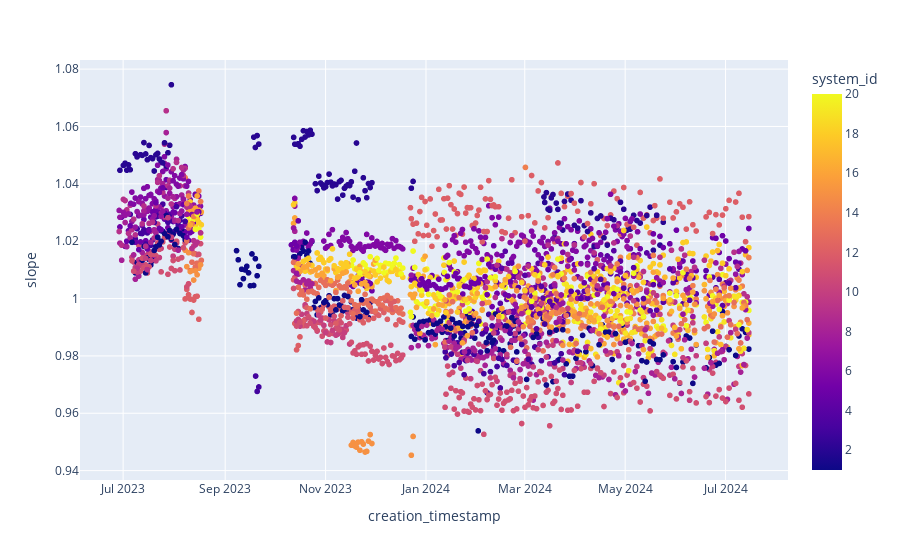
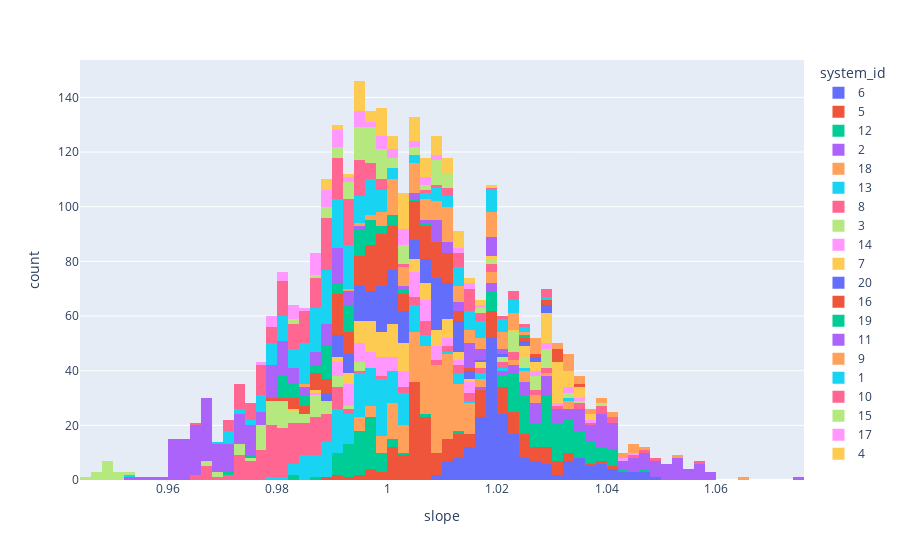
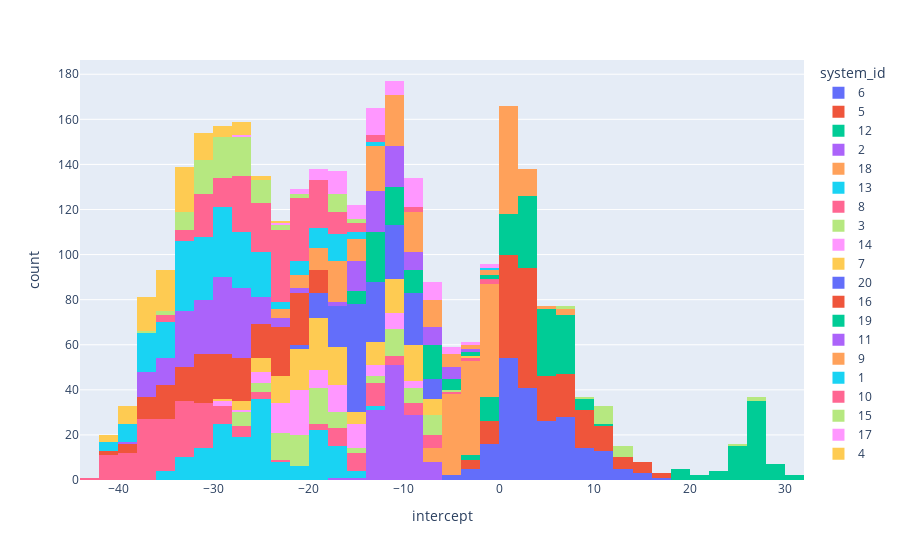

Notebook code for these charts, in order:
### Code cell
fig = px.scatter(df_slope_intercept.filter((pl.col("slope") > 0.7) & (pl.col("slope") < 1.1)), x="creation_timestamp", y = "slope", color = "system_id")
fig.show()
fig = px.histogram(df_slope_intercept.filter((pl.col("slope") > 0.7) & (pl.col("slope") < 1.1)), x="slope", color = "system_id")
fig.show()
fig = px.histogram(df_slope_intercept.filter((pl.col("intercept") < 100) & (pl.col("intercept") > -100)), x="intercept", color = "system_id")
fig.show()

### Figure 1 — Plotly figure (JSON) as saved in the notebook; plotly's stock layout.template omitted (floating-point values rounded to 4 significant figures; data arrays with more than 128 entries replaced by an {"elided": "..."} marker saying what was removed)
{"data": [{"hovertemplate": "creation_timestamp=%{x}<br>slope=%{y}<br>system_id=%{marker.color}<extra></extra>", "legendgroup": "", "marker": {"color": {"elided": "3020 int values"}, "coloraxis": "coloraxis", "symbol": "circle"}, "mode": "markers", "name": "", "showlegend": false, "type": "scattergl", "x": {"elided": "3020 str values"}, "xaxis": "x", "y": {"elided": "3020 float values"}, "yaxis": "y"}], "layout": {"coloraxis": {"colorbar": {"title": {"text": "system_id"}}, "colorscale": [[0, "#0d0887"], [0.1111, "#46039f"], [0.2222, "#7201a8"], [0.3333, "#9c179e"], [0.4444, "#bd3786"], [0.5556, "#d8576b"], [0.6667, "#ed7953"], [0.7778, "#fb9f3a"], [0.8889, "#fdca26"], [1, "#f0f921"]]}, "legend": {"tracegroupgap": 0}, "margin": {"t": 60}, "xaxis": {"anchor": "y", "domain": [0, 1], "title": {"text": "creation_timestamp"}}, "yaxis": {"anchor": "x", "domain": [0, 1], "title": {"text": "slope"}}}}

### Figure 2 — Plotly figure (JSON) as saved in the notebook; plotly's stock layout.template omitted (floating-point values rounded to 4 significant figures; data arrays with more than 128 entries replaced by an {"elided": "..."} marker saying what was removed)
{"data": [{"alignmentgroup": "True", "bingroup": "x", "hovertemplate": "system_id=6<br>slope=%{x}<br>count=%{y}<extra></extra>", "legendgroup": "6", "marker": {"color": "#636efa", "pattern": {"shape": ""}}, "name": "6", "offsetgroup": "6", "orientation": "v", "showlegend": true, "type": "histogram", "x": {"elided": "208 float values"}, "xaxis": "x", "yaxis": "y"}, {"alignmentgroup": "True", "bingroup": "x", "hovertemplate": "system_id=5<br>slope=%{x}<br>count=%{y}<extra></extra>", "legendgroup": "5", "marker": {"color": "#EF553B", "pattern": {"shape": ""}}, "name": "5", "offsetgroup": "5", "orientation": "v", "showlegend": true, "type": "histogram", "x": {"elided": "192 float values"}, "xaxis": "x", "yaxis": "y"}, {"alignmentgroup": "True", "bingroup": "x", "hovertemplate": "system_id=12<br>slope=%{x}<br>count=%{y}<extra></extra>", "legendgroup": "12", "marker": {"color": "#00cc96", "pattern": {"shape": ""}}, "name": "12", "offsetgroup": "12", "orientation": "v", "showlegend": true, "type": "histogram", "x": {"elided": "195 float values"}, "xaxis": "x", "yaxis": "y"}, {"alignmentgroup": "True", "bingroup": "x", "hovertemplate": "system_id=2<br>slope=%{x}<br>count=%{y}<extra></extra>", "legendgroup": "2", "marker": {"color": "#ab63fa", "pattern": {"shape": ""}}, "name": "2", "offsetgroup": "2", "orientation": "v", "showlegend": true, "type": "histogram", "x": [1.056, 1.049, 1.054, 1.044, 1.05, 1.048, 1.039, 1.041, 1.043, 1.043, 1.037, 1.027, 1.029, 1.024, 1.053, 1.05, 1.05, 1.047, 1.053, 1.054, 1.049, 1.05, 1.054, 1.053, 1.045, 1.034, 1.039, 1.04, 1.041, 1.04, 1.036, 1.024, 1.025, 1.019, 1.028, 1.059, 1.057, 1.046, 1.049, 1.039, 1.039, 1.04, 1.026, 1.034, 1.028, 1.031, 1.026, 1.027, 1.032, 1.05, 1.057, 1.047, 1.059, 1.048, 1.045, 1.038, 1.04, 1.035, 1.033, 1.026, 1.018, 1.021, 1.019, 1.029, 1.035, 1.039, 1.04, 1.042, 1.041, 1.021, 1.031, 1.023, 1.025, 1.034, 1.027, 1.029, 1.03, 1.054, 1.054, 1.057, 1.054, 1.045, 1.053, 1.035, 1.044, 1.038, 1.041, 1.031, 1.034, 1.035, 1.025, 1.017, 1.028, 1.024, 1.056, 1.075, 1.056, 1.054, 1.047, 1.051, 1.036, 1.04, 1.04, 1.04, 1.038, 1.034, 1.029, 1.051, 1.058, 1.046, 1.049, 1.056, 1.04, 1.039, 1.035, 1.041, 1.038, 1.034, 1.026, 1.036, 1.031], "xaxis": "x", "yaxis": "y"}, {"alignmentgroup": "True", "bingroup": "x", "hovertemplate": "system_id=18<br>slope=%{x}<br>count=%{y}<extra></extra>", "legendgroup": "18", "marker": {"color": "#FFA15A", "pattern": {"shape": ""}}, "name": "18", "offsetgroup": "18", "orientation": "v", "showlegend": true, "type": "histogram", "x": {"elided": "192 float values"}, "xaxis": "x", "yaxis": "y"}, {"alignmentgroup": "True", "bingroup": "x", "hovertemplate": "system_id=13<br>slope=%{x}<br>count=%{y}<extra></extra>", "legendgroup": "13", "marker": {"color": "#19d3f3", "pattern": {"shape": ""}}, "name": "13", "offsetgroup": "13", "orientation": "v", "showlegend": true, "type": "histogram", "x": {"elided": "163 float values"}, "xaxis": "x", "yaxis": "y"}, {"alignmentgroup": "True", "bingroup": "x", "hovertemplate": "system_id=8<br>slope=%{x}<br>count=%{y}<extra></extra>", "legendgroup": "8", "marker": {"color": "#FF6692", "pattern": {"shape": ""}}, "name": "8", "offsetgroup": "8", "orientation": "v", "showlegend": true, "type": "histogram", "x": {"elided": "184 float values"}, "xaxis": "x", "yaxis": "y"}, {"alignmentgroup": "True", "bingroup": "x", "hovertemplate": "system_id=3<br>slope=%{x}<br>count=%{y}<extra></extra>", "legendgroup": "3", "marker": {"color": "#B6E880", "pattern": {"shape": ""}}, "name": "3", "offsetgroup": "3", "orientation": "v", "showlegend": true, "type": "histogram", "x": [1.039, 1.027, 1.023, 1.024, 0.9676, 0.9909, 0.9734, 0.9837, 0.977, 0.9819, 0.986, 1.023, 1.019, 1.021, 0.9882, 0.9882, 0.9877, 0.9869, 0.9784, 0.9955, 0.9763, 0.9832, 0.9848, 0.9688, 1.027, 1.027, 1.024, 1.024, 0.9813, 0.9883, 0.9766, 0.9885, 0.9867, 0.9865, 0.9745, 1.029, 1.029, 1.024, 1.023, 1.023, 1.019, 0.9806, 0.9814, 0.9813, 0.9771, 0.9785, 0.9788, 1.03, 1.033, 1.035, 1.028, 1.027, 1.026, 1.024, 0.9793, 0.9777, 0.981, 0.9784, 0.9846, 0.9735, 0.9886, 0.9778, 0.9921, 0.9945, 0.9852, 1.029, 0.973, 0.9672, 0.9773, 0.9875, 0.9797, 0.9783, 0.9805, 0.9831, 0.9905, 1.027, 1.032, 1.02, 1.023, 0.9775, 0.984, 0.9911, 0.9904, 1.029, 1.029, 0.9692, 0.9814, 0.9738, 0.9767, 0.9789, 0.9807, 0.9878, 0.9816, 0.9945, 0.9879, 0.9792], "xaxis": "x", "yaxis": "y"}, {"alignmentgroup": "True", "bingroup": "x", "hovertemplate": "system_id=14<br>slope=%{x}<br>count=%{y}<extra></extra>", "legendgroup": "14", "marker": {"color": "#FF97FF", "pattern": {"shape": ""}}, "name": "14", "offsetgroup": "14", "orientation": "v", "showlegend": true, "type": "histogram", "x": [1.042, 1.029, 0.9936, 1.011, 0.9932, 0.9935, 0.9945, 1.001, 0.9947, 1.009, 1.004, 0.9924, 1.004, 1.005, 0.9993, 1.004, 1.034, 0.9948, 0.9961, 1.006, 1.014, 1.011, 1.031, 1.038, 1.028, 0.9907, 0.988, 0.9948, 1.014, 0.9969, 0.9998, 0.9999, 1.0, 0.9918, 1.007, 0.9912, 0.9952, 0.9972, 1.009, 1.005, 1.003, 1.005, 0.9926, 1.006, 0.9948, 0.9929, 1.008, 0.9957, 0.9997, 1.013, 1.001, 1.036, 1.026, 0.9923, 1.012, 1.004, 1.009, 1.007, 0.9986, 1.006, 0.9964, 1.003, 1.001, 0.9937, 0.9976, 1.014, 0.9997, 0.99, 0.9977, 1.007, 1.008, 1.004, 1.015, 1.003, 1.006, 1.033, 1.029, 1.046, 0.999, 0.9901, 1.004, 1.01, 1.007, 1.003, 1.007, 1.001, 1.006], "xaxis": "x", "yaxis": "y"}, {"alignmentgroup": "True", "bingroup": "x", "hovertemplate": "system_id=7<br>slope=%{x}<br>count=%{y}<extra></extra>", "legendgroup": "7", "marker": {"color": "#FECB52", "pattern": {"shape": ""}}, "name": "7", "offsetgroup": "7", "orientation": "v", "showlegend": true, "type": "histogram", "x": {"elided": "135 float values"}, "xaxis": "x", "yaxis": "y"}, {"alignmentgroup": "True", "bingroup": "x", "hovertemplate": "system_id=20<br>slope=%{x}<br>count=%{y}<extra></extra>", "legendgroup": "20", "marker": {"color": "#636efa", "pattern": {"shape": ""}}, "name": "20", "offsetgroup": "20", "orientation": "v", "showlegend": true, "type": "histogram", "x": {"elided": "162 float values"}, "xaxis": "x", "yaxis": "y"}, {"alignmentgroup": "True", "bingroup": "x", "hovertemplate": "system_id=16<br>slope=%{x}<br>count=%{y}<extra></extra>", "legendgroup": "16", "marker": {"color": "#EF553B", "pattern": {"shape": ""}}, "name": "16", "offsetgroup": "16", "orientation": "v", "showlegend": true, "type": "histogram", "x": {"elided": "177 float values"}, "xaxis": "x", "yaxis": "y"}, {"alignmentgroup": "True", "bingroup": "x", "hovertemplate": "system_id=19<br>slope=%{x}<br>count=%{y}<extra></extra>", "legendgroup": "19", "marker": {"color": "#00cc96", "pattern": {"shape": ""}}, "name": "19", "offsetgroup": "19", "orientation": "v", "showlegend": true, "type": "histogram", "x": [1.025, 0.9911, 0.9847, 0.9898, 0.9838, 0.9963, 0.9921, 0.9979, 0.9936, 0.9847, 0.9937, 0.9978, 0.9883, 0.9874, 0.9818, 0.9979, 1.0, 0.993, 0.9823, 0.9907, 0.9883, 0.9919, 0.9956, 0.9956, 1.004, 0.9957, 0.9863, 0.9831, 0.9978, 1.002, 0.9884, 0.9891, 1.004, 0.9805, 0.9949, 0.9965, 0.9826, 0.9852, 1.008, 0.9898, 0.9984, 1.001, 0.9895, 0.9896, 0.9946, 0.9807, 0.9805, 0.9804, 0.9979, 0.9818, 0.9914, 0.9884, 0.9817, 0.9881, 1.001, 0.994, 0.9979, 0.9707, 0.989, 0.9748, 0.993, 0.9975, 0.9853, 0.9952, 0.9879, 0.9929, 1.005, 0.9995, 0.9941, 0.9805, 1.001, 0.9892, 0.9926, 0.9836, 0.996, 0.9931, 0.9931, 0.9953, 0.9931], "xaxis": "x", "yaxis": "y"}, {"alignmentgroup": "True", "bingroup": "x", "hovertemplate": "system_id=11<br>slope=%{x}<br>count=%{y}<extra></extra>", "legendgroup": "11", "marker": {"color": "#ab63fa", "pattern": {"shape": ""}}, "name": "11", "offsetgroup": "11", "orientation": "v", "showlegend": true, "type": "histogram", "x": {"elided": "229 float values"}, "xaxis": "x", "yaxis": "y"}, {"alignmentgroup": "True", "bingroup": "x", "hovertemplate": "system_id=9<br>slope=%{x}<br>count=%{y}<extra></extra>", "legendgroup": "9", "marker": {"color": "#FFA15A", "pattern": {"shape": ""}}, "name": "9", "offsetgroup": "9", "orientation": "v", "showlegend": true, "type": "histogram", "x": {"elided": "137 float values"}, "xaxis": "x", "yaxis": "y"}, {"alignmentgroup": "True", "bingroup": "x", "hovertemplate": "system_id=1<br>slope=%{x}<br>count=%{y}<extra></extra>", "legendgroup": "1", "marker": {"color": "#19d3f3", "pattern": {"shape": ""}}, "name": "1", "offsetgroup": "1", "orientation": "v", "showlegend": true, "type": "histogram", "x": {"elided": "216 float values"}, "xaxis": "x", "yaxis": "y"}, {"alignmentgroup": "True", "bingroup": "x", "hovertemplate": "system_id=10<br>slope=%{x}<br>count=%{y}<extra></extra>", "legendgroup": "10", "marker": {"color": "#FF6692", "pattern": {"shape": ""}}, "name": "10", "offsetgroup": "10", "orientation": "v", "showlegend": true, "type": "histogram", "x": {"elided": "187 float values"}, "xaxis": "x", "yaxis": "y"}, {"alignmentgroup": "True", "bingroup": "x", "hovertemplate": "system_id=15<br>slope=%{x}<br>count=%{y}<extra></extra>", "legendgroup": "15", "marker": {"color": "#B6E880", "pattern": {"shape": ""}}, "name": "15", "offsetgroup": "15", "orientation": "v", "showlegend": true, "type": "histogram", "x": [1.006, 0.9501, 0.9972, 1.007, 0.9917, 0.9974, 0.9945, 1.008, 0.9974, 1.003, 0.9994, 1.009, 0.9952, 0.9495, 0.9454, 0.984, 1.002, 0.9861, 0.9884, 1.004, 0.9932, 0.9958, 1.017, 1.008, 0.9471, 1.0, 1.008, 0.9975, 0.9976, 0.9897, 0.9998, 0.992, 0.9981, 1.002, 1.004, 0.9973, 1.01, 1.009, 0.9482, 0.9492, 0.9526, 0.995, 0.9985, 0.9946, 1.0, 0.9997, 0.9989, 0.992, 0.9486, 0.997, 1.003, 0.9902, 0.9888, 0.9944, 1.009, 1.011, 0.9467, 0.9503, 0.9941, 1.004, 1.01, 0.9973, 0.9954, 1.006, 0.9973, 0.9911, 0.9956, 0.9976, 0.9982, 0.9887, 1.016, 1.012, 0.9498, 0.95, 0.9519, 0.9973, 0.9923, 0.9981, 0.9956, 0.998, 1.003, 0.9999, 1.0, 1.003, 0.9968, 1.01, 1.011, 0.9465, 0.9489, 0.9946, 1.01, 0.9837, 0.993, 0.992, 0.9938, 0.9981, 0.9949, 1.003, 1.011, 0.998], "xaxis": "x", "yaxis": "y"}, {"alignmentgroup": "True", "bingroup": "x", "hovertemplate": "system_id=17<br>slope=%{x}<br>count=%{y}<extra></extra>", "legendgroup": "17", "marker": {"color": "#FF97FF", "pattern": {"shape": ""}}, "name": "17", "offsetgroup": "17", "orientation": "v", "showlegend": true, "type": "histogram", "x": [0.9794, 0.9868, 1.007, 0.9902, 0.9795, 1.003, 1.001, 1.015, 0.992, 0.9944, 0.9915, 1.013, 0.9892, 0.9808, 0.9984, 0.9916, 0.9858, 0.9987, 0.984, 0.9959, 1.004, 0.984, 0.9781, 0.9801, 0.9766, 1.002, 0.9886, 1.017, 0.988, 0.9877, 0.9873, 0.9972, 0.9941, 0.9919, 0.9937, 1.005, 0.9991, 0.99, 0.9874, 1.0, 0.9873, 1.009, 0.9966, 0.9945, 0.9795, 0.9861, 1.005, 0.9929, 1.014, 0.9826, 1.003, 0.9945, 1.003, 1.002, 0.984, 0.9955, 0.9889, 0.9909, 0.9869, 1.008, 1.014, 1.008, 0.9807, 1.007, 1.003, 0.9866, 0.9825, 0.9999, 0.9983, 0.9897], "xaxis": "x", "yaxis": "y"}, {"alignmentgroup": "True", "bingroup": "x", "hovertemplate": "system_id=4<br>slope=%{x}<br>count=%{y}<extra></extra>", "legendgroup": "4", "marker": {"color": "#FECB52", "pattern": {"shape": ""}}, "name": "4", "offsetgroup": "4", "orientation": "v", "showlegend": true, "type": "histogram", "x": [1.015, 0.9951, 1.008, 1.002, 0.9983, 1.019, 0.9968, 0.9981, 1.012, 1.001, 0.9913, 1.006, 1.012, 1.009, 0.9954, 1.012, 1.003, 1.007, 1.006, 1.016, 0.9982, 0.9952, 1.009, 1.005, 1.008, 1.009, 1.003, 1.01, 1.012, 1.013, 0.9951, 1.004, 0.9943, 1.004, 1.002, 1.008, 0.9881, 1.017, 0.9957, 1.007, 1.002, 1.007, 1.005, 1.01, 0.9888, 0.9919, 0.9955, 1.011, 1.006, 0.9952, 1.011, 1.0, 1.004, 1.004, 0.9997, 1.013, 0.9994, 1.007, 1.009, 0.9894, 0.9894, 1.004, 1.01, 1.008, 1.003, 1.003, 1.005, 1.004, 0.9987, 1.011, 1.0, 1.0, 1.004, 0.9976, 0.9959, 1.007, 0.9994, 0.997, 0.9985, 1.003, 0.9947, 1.005, 0.9976, 1.016, 0.9924, 1.0, 0.999, 1.004, 0.9957, 1.01], "xaxis": "x", "yaxis": "y"}], "layout": {"barmode": "relative", "legend": {"title": {"text": "system_id"}, "tracegroupgap": 0}, "margin": {"t": 60}, "xaxis": {"anchor": "y", "domain": [0, 1], "title": {"text": "slope"}}, "yaxis": {"anchor": "x", "domain": [0, 1], "title": {"text": "count"}}}}

### Figure 3 — Plotly figure (JSON) as saved in the notebook; plotly's stock layout.template omitted (floating-point values rounded to 4 significant figures; data arrays with more than 128 entries replaced by an {"elided": "..."} marker saying what was removed)
{"data": [{"alignmentgroup": "True", "bingroup": "x", "hovertemplate": "system_id=6<br>intercept=%{x}<br>count=%{y}<extra></extra>", "legendgroup": "6", "marker": {"color": "#636efa", "pattern": {"shape": ""}}, "name": "6", "offsetgroup": "6", "orientation": "v", "showlegend": true, "type": "histogram", "x": {"elided": "208 float values"}, "xaxis": "x", "yaxis": "y"}, {"alignmentgroup": "True", "bingroup": "x", "hovertemplate": "system_id=5<br>intercept=%{x}<br>count=%{y}<extra></extra>", "legendgroup": "5", "marker": {"color": "#EF553B", "pattern": {"shape": ""}}, "name": "5", "offsetgroup": "5", "orientation": "v", "showlegend": true, "type": "histogram", "x": {"elided": "192 float values"}, "xaxis": "x", "yaxis": "y"}, {"alignmentgroup": "True", "bingroup": "x", "hovertemplate": "system_id=12<br>intercept=%{x}<br>count=%{y}<extra></extra>", "legendgroup": "12", "marker": {"color": "#00cc96", "pattern": {"shape": ""}}, "name": "12", "offsetgroup": "12", "orientation": "v", "showlegend": true, "type": "histogram", "x": {"elided": "195 float values"}, "xaxis": "x", "yaxis": "y"}, {"alignmentgroup": "True", "bingroup": "x", "hovertemplate": "system_id=2<br>intercept=%{x}<br>count=%{y}<extra></extra>", "legendgroup": "2", "marker": {"color": "#ab63fa", "pattern": {"shape": ""}}, "name": "2", "offsetgroup": "2", "orientation": "v", "showlegend": true, "type": "histogram", "x": [-10.71, -9.566, -11.72, -8.689, -11.18, -10.73, -10.13, -11.39, -13.05, -12.88, -12.78, -10.18, -11.58, -9.623, -10.22, -9.239, -9.131, -8.137, -10.88, -11.3, -9.851, -10.16, -12.16, -11.99, -8.986, -9.023, -11.16, -12.01, -12.51, -12.82, -12.75, -7.706, -9.215, -7.577, -11.6, -11.39, -12.02, -8.305, -10.27, -10.79, -11.89, -12.74, -8.506, -11.94, -10.62, -12.13, -10.47, -11.38, -13.37, -8.509, -11.2, -7.807, -12.47, -10.75, -9.792, -8.874, -10.82, -12.18, -11.84, -8.705, -6.861, -8.367, -7.398, -11.6, -7.682, -10.99, -11.69, -14.3, -13.82, -6.124, -10.57, -8.718, -9.735, -13.26, -10.95, -12.07, -12.8, -8.454, -11.2, -12.45, -11.79, -8.327, -11.39, -9.385, -13.27, -11.82, -12.77, -10.83, -12.65, -13.26, -9.332, -6.514, -11.34, -10.24, -10.46, -17.78, -10.83, -10.12, -9.928, -11.32, -9.935, -11.83, -12.19, -13.2, -12.71, -13.15, -11.59, -8.049, -11.39, -8.198, -9.593, -12.66, -10.8, -11.26, -10.91, -13.65, -12.31, -11.29, -8.399, -12.59, -11.18], "xaxis": "x", "yaxis": "y"}, {"alignmentgroup": "True", "bingroup": "x", "hovertemplate": "system_id=18<br>intercept=%{x}<br>count=%{y}<extra></extra>", "legendgroup": "18", "marker": {"color": "#FFA15A", "pattern": {"shape": ""}}, "name": "18", "offsetgroup": "18", "orientation": "v", "showlegend": true, "type": "histogram", "x": {"elided": "192 float values"}, "xaxis": "x", "yaxis": "y"}, {"alignmentgroup": "True", "bingroup": "x", "hovertemplate": "system_id=13<br>intercept=%{x}<br>count=%{y}<extra></extra>", "legendgroup": "13", "marker": {"color": "#19d3f3", "pattern": {"shape": ""}}, "name": "13", "offsetgroup": "13", "orientation": "v", "showlegend": true, "type": "histogram", "x": {"elided": "163 float values"}, "xaxis": "x", "yaxis": "y"}, {"alignmentgroup": "True", "bingroup": "x", "hovertemplate": "system_id=8<br>intercept=%{x}<br>count=%{y}<extra></extra>", "legendgroup": "8", "marker": {"color": "#FF6692", "pattern": {"shape": ""}}, "name": "8", "offsetgroup": "8", "orientation": "v", "showlegend": true, "type": "histogram", "x": {"elided": "184 float values"}, "xaxis": "x", "yaxis": "y"}, {"alignmentgroup": "True", "bingroup": "x", "hovertemplate": "system_id=3<br>intercept=%{x}<br>count=%{y}<extra></extra>", "legendgroup": "3", "marker": {"color": "#B6E880", "pattern": {"shape": ""}}, "name": "3", "offsetgroup": "3", "orientation": "v", "showlegend": true, "type": "histogram", "x": [-9.316, -9.382, -10.57, -13.34, 27.06, -23.49, -17.36, -20.98, -18.54, -21.9, -23.79, -7.03, -7.872, -9.553, -19.4, -19.56, -22.08, -21.85, -19.76, -26.66, -18.8, -21.9, -22.73, -16.31, -6.408, -10.62, -9.871, -10.52, -19.44, -23.69, -18.02, -23.62, -24.0, -23.93, -18.05, -7.704, -8.313, -6.734, -6.594, -11.56, -10.47, -15.01, -19.18, -20.01, -19.4, -20.01, -19.57, -5.42, -10.13, -11.24, -10.32, -10.63, -10.95, -10.42, -16.31, -17.27, -19.1, -18.09, -21.51, -16.75, -23.28, -19.64, -25.0, -26.12, -24.35, -8.432, 25.82, -11.93, -19.03, -23.84, -20.48, -20.07, -20.08, -22.52, -26.21, -6.682, -9.509, -7.649, -12.08, -19.05, -22.41, -26.13, -26.21, -6.91, -12.17, 26.48, -15.81, -16.07, -17.76, -20.01, -21.21, -23.42, -21.73, -27.65, -25.13, -20.39], "xaxis": "x", "yaxis": "y"}, {"alignmentgroup": "True", "bingroup": "x", "hovertemplate": "system_id=14<br>intercept=%{x}<br>count=%{y}<extra></extra>", "legendgroup": "14", "marker": {"color": "#FF97FF", "pattern": {"shape": ""}}, "name": "14", "offsetgroup": "14", "orientation": "v", "showlegend": true, "type": "histogram", "x": [-10.34, -10.45, -14.78, -23.07, -15.39, -15.69, -16.19, -18.89, -16.41, -22.54, -20.61, -15.87, -21.1, -21.33, -19.56, -23.61, -11.84, -15.77, -16.79, -21.5, -25.75, -24.27, -10.06, -12.91, -9.617, -14.33, -13.46, -16.68, -25.43, -18.25, -19.5, -20.45, -11.09, -13.98, -20.47, -14.88, -16.73, -17.58, -22.69, -21.92, -21.93, -22.84, -15.31, -21.13, -16.64, -15.85, -22.41, -17.21, -19.4, -25.26, -20.95, -9.674, -8.592, -14.79, -23.2, -19.73, -21.93, -21.19, -17.97, -21.3, -17.44, -20.42, -20.0, -17.15, -20.23, -28.29, -18.03, -13.96, -17.35, -21.67, -22.81, -21.14, -26.51, -22.17, -23.84, -11.2, -10.77, -29.17, -15.66, -13.14, -21.07, -23.66, -22.32, -21.02, -22.89, -21.88, -24.58], "xaxis": "x", "yaxis": "y"}, {"alignmentgroup": "True", "bingroup": "x", "hovertemplate": "system_id=7<br>intercept=%{x}<br>count=%{y}<extra></extra>", "legendgroup": "7", "marker": {"color": "#FECB52", "pattern": {"shape": ""}}, "name": "7", "offsetgroup": "7", "orientation": "v", "showlegend": true, "type": "histogram", "x": {"elided": "135 float values"}, "xaxis": "x", "yaxis": "y"}, {"alignmentgroup": "True", "bingroup": "x", "hovertemplate": "system_id=20<br>intercept=%{x}<br>count=%{y}<extra></extra>", "legendgroup": "20", "marker": {"color": "#636efa", "pattern": {"shape": ""}}, "name": "20", "offsetgroup": "20", "orientation": "v", "showlegend": true, "type": "histogram", "x": {"elided": "162 float values"}, "xaxis": "x", "yaxis": "y"}, {"alignmentgroup": "True", "bingroup": "x", "hovertemplate": "system_id=16<br>intercept=%{x}<br>count=%{y}<extra></extra>", "legendgroup": "16", "marker": {"color": "#EF553B", "pattern": {"shape": ""}}, "name": "16", "offsetgroup": "16", "orientation": "v", "showlegend": true, "type": "histogram", "x": {"elided": "177 float values"}, "xaxis": "x", "yaxis": "y"}, {"alignmentgroup": "True", "bingroup": "x", "hovertemplate": "system_id=19<br>intercept=%{x}<br>count=%{y}<extra></extra>", "legendgroup": "19", "marker": {"color": "#00cc96", "pattern": {"shape": ""}}, "name": "19", "offsetgroup": "19", "orientation": "v", "showlegend": true, "type": "histogram", "x": [-6.187, -3.883, -3.152, -6.608, -6.729, -12.73, -11.39, -14.41, -13.15, -9.508, -15.09, -5.761, -6.641, -7.769, -6.181, -13.36, -14.77, -12.46, -8.498, -12.4, -11.48, -13.63, -5.898, -9.168, -12.94, -10.18, -7.08, -7.164, -13.56, -15.39, -10.48, -11.46, -12.01, -4.606, -11.72, -12.43, -7.051, -8.241, -1.887, -7.592, -11.91, -13.81, -9.232, -11.11, -13.33, -7.771, -7.828, -8.151, -10.83, -7.055, -11.54, -10.37, -7.741, -10.56, -10.8, -8.012, -11.21, -0.6513, -9.608, -4.419, -12.22, -14.17, -9.204, -13.55, -10.69, -13.34, -13.11, -12.33, -11.36, -5.836, -14.36, -9.55, -11.38, -7.899, -13.17, -12.51, -12.63, -13.59, -13.98], "xaxis": "x", "yaxis": "y"}, {"alignmentgroup": "True", "bingroup": "x", "hovertemplate": "system_id=11<br>intercept=%{x}<br>count=%{y}<extra></extra>", "legendgroup": "11", "marker": {"color": "#ab63fa", "pattern": {"shape": ""}}, "name": "11", "offsetgroup": "11", "orientation": "v", "showlegend": true, "type": "histogram", "x": {"elided": "229 float values"}, "xaxis": "x", "yaxis": "y"}, {"alignmentgroup": "True", "bingroup": "x", "hovertemplate": "system_id=9<br>intercept=%{x}<br>count=%{y}<extra></extra>", "legendgroup": "9", "marker": {"color": "#FFA15A", "pattern": {"shape": ""}}, "name": "9", "offsetgroup": "9", "orientation": "v", "showlegend": true, "type": "histogram", "x": {"elided": "137 float values"}, "xaxis": "x", "yaxis": "y"}, {"alignmentgroup": "True", "bingroup": "x", "hovertemplate": "system_id=1<br>intercept=%{x}<br>count=%{y}<extra></extra>", "legendgroup": "1", "marker": {"color": "#19d3f3", "pattern": {"shape": ""}}, "name": "1", "offsetgroup": "1", "orientation": "v", "showlegend": true, "type": "histogram", "x": {"elided": "216 float values"}, "xaxis": "x", "yaxis": "y"}, {"alignmentgroup": "True", "bingroup": "x", "hovertemplate": "system_id=10<br>intercept=%{x}<br>count=%{y}<extra></extra>", "legendgroup": "10", "marker": {"color": "#FF6692", "pattern": {"shape": ""}}, "name": "10", "offsetgroup": "10", "orientation": "v", "showlegend": true, "type": "histogram", "x": {"elided": "187 float values"}, "xaxis": "x", "yaxis": "y"}, {"alignmentgroup": "True", "bingroup": "x", "hovertemplate": "system_id=15<br>intercept=%{x}<br>count=%{y}<extra></extra>", "legendgroup": "15", "marker": {"color": "#B6E880", "pattern": {"shape": ""}}, "name": "15", "offsetgroup": "15", "orientation": "v", "showlegend": true, "type": "histogram", "x": [-15.3, 10.75, -25.15, -30.72, -24.23, -27.13, -26.86, -32.99, -28.7, -31.67, -30.13, -34.37, -28.85, 10.98, 12.41, -20.9, -29.07, -22.81, -24.01, -31.75, -27.43, -29.03, -17.27, -16.4, 12.43, -28.24, -32.75, -27.83, -27.98, -24.59, -30.86, -27.62, -30.3, -32.15, -33.31, -30.23, -17.48, -17.64, 12.15, 11.24, 8.802, -24.49, -28.29, -27.02, -30.71, -30.6, -30.27, -27.32, 11.25, -27.59, -30.48, -24.86, -24.52, -28.19, -35.35, -15.4, 12.57, 10.33, -23.62, -29.16, -32.55, -27.81, -26.98, -31.62, -28.38, -26.15, -28.26, -29.28, -29.75, -26.58, -17.04, -16.14, 11.22, 10.4, 6.533, -26.82, -25.21, -28.25, -27.21, -28.34, -30.93, -29.45, -30.73, -32.31, -29.71, -16.13, -17.42, 13.37, 10.48, -25.34, -32.4, -21.85, -25.94, -26.05, -27.21, -29.2, -28.3, -32.37, -36.5, -31.53], "xaxis": "x", "yaxis": "y"}, {"alignmentgroup": "True", "bingroup": "x", "hovertemplate": "system_id=17<br>intercept=%{x}<br>count=%{y}<extra></extra>", "legendgroup": "17", "marker": {"color": "#FF97FF", "pattern": {"shape": ""}}, "name": "17", "offsetgroup": "17", "orientation": "v", "showlegend": true, "type": "histogram", "x": [-4.358, -7.555, -17.2, -10.04, -6.882, -16.73, -16.12, -22.09, -12.4, -14.1, -13.46, -16.54, -8.839, -5.353, -12.85, -10.64, -8.467, -13.95, -9.49, -14.74, -18.57, -12.02, -9.871, -1.356, -4.43, -15.15, -10.05, -18.69, -6.962, -8.316, -8.996, -13.33, -13.27, -12.68, -13.61, -18.7, -16.88, -8.987, -8.65, -14.16, -9.314, -18.55, -13.78, -15.12, -0.4952, -7.96, -16.07, -11.3, -20.78, -7.42, -16.32, -14.02, -26.19, -10.95, -3.426, -10.99, -8.932, -9.834, -8.753, -17.63, -20.15, -17.87, -7.038, -18.32, -16.74, -7.132, -6.114, -14.0, -13.38, -9.945], "xaxis": "x", "yaxis": "y"}, {"alignmentgroup": "True", "bingroup": "x", "hovertemplate": "system_id=4<br>intercept=%{x}<br>count=%{y}<extra></extra>", "legendgroup": "4", "marker": {"color": "#FECB52", "pattern": {"shape": ""}}, "name": "4", "offsetgroup": "4", "orientation": "v", "showlegend": true, "type": "histogram", "x": [-36.99, -28.42, -35.37, -33.71, -32.31, -41.54, -31.75, -32.34, -35.28, -31.58, -27.93, -34.28, -37.46, -36.03, -30.42, -37.87, -34.11, -37.06, -37.06, -41.81, -34.58, -26.96, -32.97, -31.99, -36.55, -37.0, -35.18, -38.26, -39.51, -40.67, -26.61, -30.78, -27.46, -32.93, -32.34, -34.86, -26.37, -39.83, -30.89, -36.43, -34.66, -36.95, -36.34, -38.82, -23.59, -26.1, -28.35, -35.32, -33.49, -29.35, -37.11, -32.32, -34.03, -34.29, -32.47, -38.47, -34.38, -37.89, -39.63, -24.63, -24.93, -32.71, -36.0, -35.35, -33.12, -33.55, -34.89, -34.22, -32.1, -37.42, -32.82, -33.0, -35.08, -32.61, -32.27, -31.14, -29.31, -30.04, -31.06, -33.91, -30.67, -35.75, -33.64, -38.53, -28.26, -32.19, -31.88, -34.99, -31.56, -38.0], "xaxis": "x", "yaxis": "y"}], "layout": {"barmode": "relative", "legend": {"title": {"text": "system_id"}, "tracegroupgap": 0}, "margin": {"t": 60}, "xaxis": {"anchor": "y", "domain": [0, 1], "title": {"text": "intercept"}}, "yaxis": {"anchor": "x", "domain": [0, 1], "title": {"text": "count"}}}}
